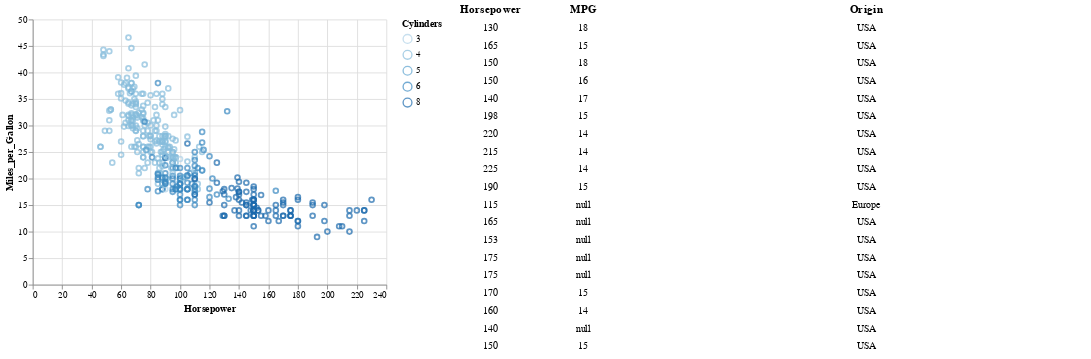

Source (notebook cell):
### Code cell
import altair as alt
from vega_datasets import data

source = data.cars()

# Brush for selection
brush = alt.selection(type='interval')

# Scatter Plot
points = alt.Chart(source).mark_point().encode(
    x='Horsepower:Q',
    y='Miles_per_Gallon:Q',
    color=alt.condition(brush, 'Cylinders:O', alt.value('grey'))
).add_selection(brush)

# Base chart for data tables
ranked_text = alt.Chart(source).mark_text().encode(
    y=alt.Y('row_number:O',axis=None)
).transform_window(
    row_number='row_number()'
).transform_filter(
    brush
).transform_window(
    rank='rank(row_number)'
).transform_filter(
    alt.datum.rank<20
)

# Data Tables
horsepower = ranked_text.encode(text='Horsepower:N').properties(title='Horsepower', width=10)
mpg = ranked_text.encode(text='Miles_per_Gallon:N').properties(title='MPG', width=100)
origin = ranked_text.encode(text='Origin:N').properties(title='Origin', width=500)
text = alt.hconcat(horsepower, mpg, origin) # Combine data tables

# Build chart
alt.hconcat(
    points,
    text
).resolve_legend(
    color="independent"
).configure_view(
    strokeWidth=0
)

### Figure 1 — Vega-Lite specification as saved in the notebook (floating-point values rounded to 4 significant figures; data arrays with more than 128 entries replaced by an {"elided": "..."} marker saying what was removed)
{"config": {"view": {"continuousWidth": 400, "continuousHeight": 300, "strokeWidth": 0}}, "hconcat": [{"mark": "point", "encoding": {"color": {"condition": {"type": "ordinal", "field": "Cylinders", "selection": "selector001"}, "value": "grey"}, "x": {"type": "quantitative", "field": "Horsepower"}, "y": {"type": "quantitative", "field": "Miles_per_Gallon"}}, "selection": {"selector001": {"type": "interval"}}}, {"hconcat": [{"mark": "text", "encoding": {"text": {"type": "nominal", "field": "Horsepower"}, "y": {"type": "ordinal", "axis": null, "field": "row_number"}}, "title": "Horsepower", "transform": [{"window": [{"op": "row_number", "field": "", "as": "row_number"}]}, {"filter": {"selection": "selector001"}}, {"window": [{"op": "rank", "field": "row_number", "as": "rank"}]}, {"filter": "(datum.rank < 20)"}], "width": 10}, {"mark": "text", "encoding": {"text": {"type": "nominal", "field": "Miles_per_Gallon"}, "y": {"type": "ordinal", "axis": null, "field": "row_number"}}, "title": "MPG", "transform": [{"window": [{"op": "row_number", "field": "", "as": "row_number"}]}, {"filter": {"selection": "selector001"}}, {"window": [{"op": "rank", "field": "row_number", "as": "rank"}]}, {"filter": "(datum.rank < 20)"}], "width": 100}, {"mark": "text", "encoding": {"text": {"type": "nominal", "field": "Origin"}, "y": {"type": "ordinal", "axis": null, "field": "row_number"}}, "title": "Origin", "transform": [{"window": [{"op": "row_number", "field": "", "as": "row_number"}]}, {"filter": {"selection": "selector001"}}, {"window": [{"op": "rank", "field": "row_number", "as": "rank"}]}, {"filter": "(datum.rank < 20)"}], "width": 500}]}], "data": {"name": "data-f02450ab61490a1363517a0190416235"}, "resolve": {"legend": {"color": "independent"}}, "$schema": "https://vega.github.io/schema/vega-lite/v4.8.1.json", "datasets": {"data-f02450ab61490a1363517a0190416235": {"elided": "406 records"}}}
